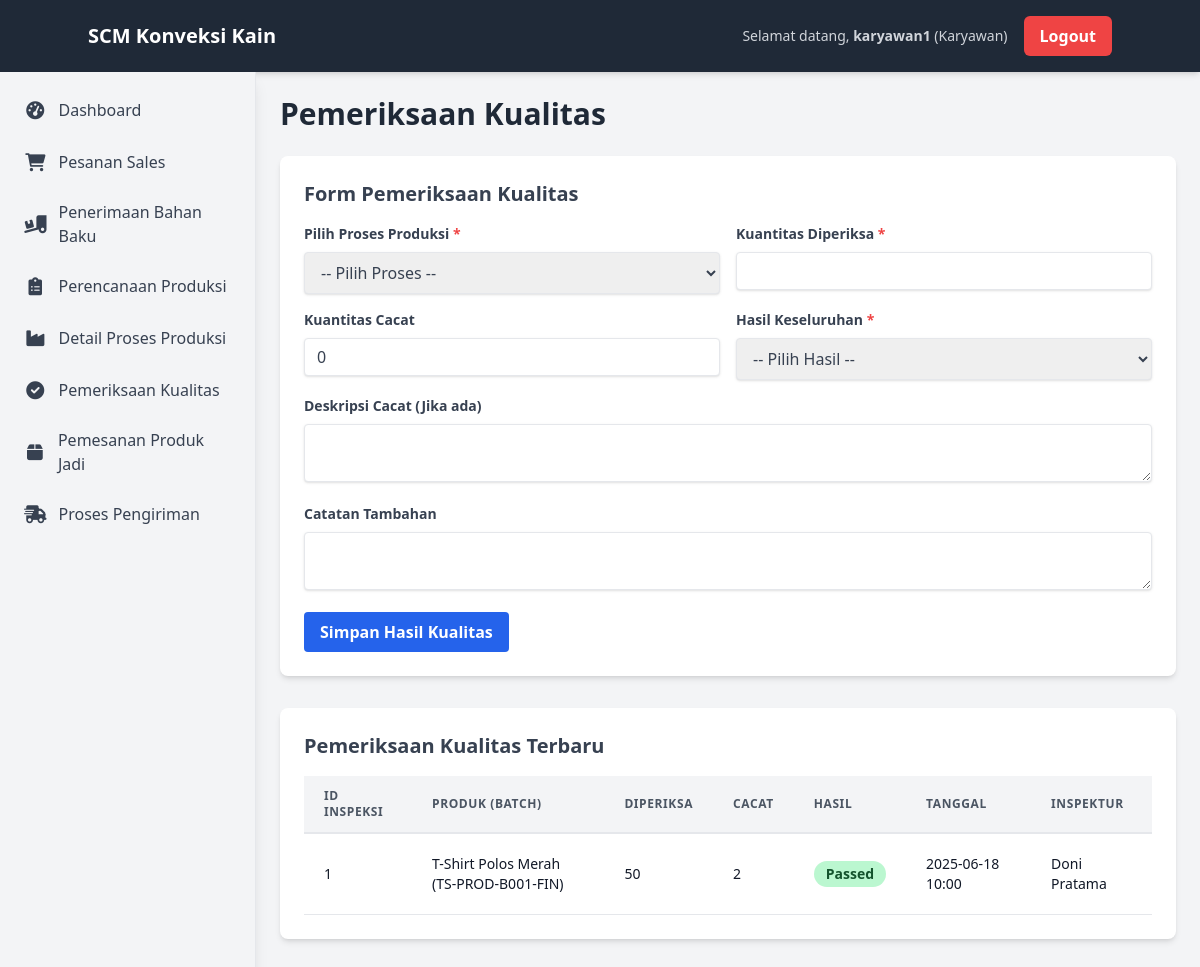
The app's page /pages/pemeriksaan-kualitas.php (signed in) with its own data.
### tables this page shows
CREATE TABLE `quality_inspections` (
  `inspection_id` int(11) NOT NULL,
  `process_id` int(11) NOT NULL,
  `inspection_date` datetime DEFAULT current_timestamp(),
  `inspector_id` int(11) DEFAULT NULL,
  `quantity_inspected` int(11) NOT NULL,
  `quantity_defective` int(11) DEFAULT 0,
  `defect_description` text DEFAULT NULL,
  `overall_result` enum('Passed','Failed','Rework Required') NOT NULL,
  `notes` text DEFAULT NULL,
  `created_at` timestamp NOT NULL DEFAULT current_timestamp(),
  `updated_at` timestamp NOT NULL DEFAULT current_timestamp() ON UPDATE current_timestamp()
);

CREATE TABLE `products` (
  `product_id` int(11) NOT NULL,
  `product_name` varchar(255) NOT NULL,
  `sku` varchar(100) DEFAULT NULL,
  `description` text DEFAULT NULL,
  `unit_of_measure` varchar(50) DEFAULT 'Pcs',
  `stock_qty` int(11) DEFAULT 0,
  `price` decimal(10,2) DEFAULT 0.00,
  `created_at` timestamp NOT NULL DEFAULT current_timestamp(),
  `updated_at` timestamp NOT NULL DEFAULT current_timestamp() ON UPDATE current_timestamp()
);

CREATE TABLE `production_processes` (
  `process_id` int(11) NOT NULL,
  `plan_id` int(11) DEFAULT NULL,
  `product_id` int(11) NOT NULL,
  `batch_id` varchar(100) DEFAULT NULL,
  `quantity_in_process` int(11) NOT NULL,
  `current_stage` enum('Cutting','Sewing','Finishing','Quality Control','Packaging','Completed') NOT NULL,
  `start_time` datetime DEFAULT current_timestamp(),
  `end_time` datetime DEFAULT NULL,
  `assigned_to` int(11) DEFAULT NULL,
  `status` enum('Ongoing','On Hold','Finished','Aborted') NOT NULL DEFAULT 'Ongoing',
  `created_at` timestamp NOT NULL DEFAULT current_timestamp(),
  `updated_at` timestamp NOT NULL DEFAULT current_timestamp() ON UPDATE current_timestamp()
);

CREATE TABLE `users` (
  `user_id` int(11) NOT NULL,
  `username` varchar(50) NOT NULL,
  `password_hash` varchar(255) NOT NULL,
  `full_name` varchar(100) NOT NULL,
  `email` varchar(100) DEFAULT NULL,
  `role` enum('manager','karyawan') NOT NULL DEFAULT 'karyawan',
  `is_active` tinyint(1) DEFAULT 1,
  `created_at` timestamp NOT NULL DEFAULT current_timestamp(),
  `updated_at` timestamp NOT NULL DEFAULT current_timestamp() ON UPDATE current_timestamp()
);

### pages/pemeriksaan-kualitas.php (the view, shortened to what this page needs)
<?php
require_once '../config/database.php';
$latest_inspections = [];
$sql_latest_inspections = "SELECT qi.*, pp.batch_id, p.product_name, u.full_name as inspector_name
                          FROM quality_inspections qi
                          JOIN production_processes pp ON qi.process_id = pp.process_id
                          JOIN products p ON pp.product_id = p.product_id
                          LEFT JOIN users u ON qi.inspector_id = u.user_id
                          ORDER BY qi.inspection_date DESC
                          LIMIT 10";
$result_latest = $conn->query($sql_latest_inspections);
if ($result_latest) {
    while ($row = $result_latest->fetch_assoc()) { $latest_inspections[] = $row; }
}
?>
<!DOCTYPE html>
<html lang="en">
<head>
    <script src="https://cdn.tailwindcss.com"></script>
    <link rel="stylesheet" href="https://cdnjs.cloudflare.com/ajax/libs/font-awesome/6.0.0-beta3/css/all.min.css">
</head>
<body class="bg-gray-100">
    <?php include '../includes/header.php'; ?>
    <div class="flex">
        <?php include '../includes/sidebar.php'; ?>
        <div class="flex-1 p-6">
            <div class="container mx-auto">
                <h1 class="text-3xl font-bold text-gray-800 mb-6">Pemeriksaan Kualitas</h1>
                <div class="bg-white p-6 rounded-lg shadow-md mb-8">
                    <h2 class="text-xl font-semibold text-gray-700 mb-4">Form Pemeriksaan Kualitas</h2>
                    <form method="POST">
                        <div class="grid grid-cols-1 md:grid-cols-2 gap-4 mb-4">
                            <div>
                                <label for="process_id" class="block text-gray-700 text-sm font-bold mb-2">Pilih Proses Produksi <span class="text-red-500">*</span></label>
                                <select class="shadow border rounded w-full py-2 px-3 text-gray-700 leading-tight focus:outline-none focus:shadow-outline" id="process_id" name="process_id" required>
                                    <option value="">-- Pilih Proses --</option>
                                </select>
                            </div>
                            <div>
                                <label for="quantity_inspected" class="block text-gray-700 text-sm font-bold mb-2">Kuantitas Diperiksa <span class="text-red-500">*</span></label>
                                <input type="number" class="shadow appearance-none border rounded w-full py-2 px-3 text-gray-700 leading-tight focus:outline-none focus:shadow-outline" id="quantity_inspected" name="quantity_inspected" min="1" required>
                            </div>
                            <div>
                                <label for="quantity_defective" class="block text-gray-700 text-sm font-bold mb-2">Kuantitas Cacat</label>
                                <input type="number" class="shadow appearance-none border rounded w-full py-2 px-3 text-gray-700 leading-tight focus:outline-none focus:shadow-outline" id="quantity_defective" name="quantity_defective" min="0" value="0">
                            </div>
                            <div>
                                <label for="overall_result" class="block text-gray-700 text-sm font-bold mb-2">Hasil Keseluruhan <span class="text-red-500">*</span></label>
                                <select class="shadow border rounded w-full py-2 px-3 text-gray-700 leading-tight focus:outline-none focus:shadow-outline" id="overall_result" name="overall_result" required>
                                    <option value="">-- Pilih Hasil --</option>
                                </select>
                            </div>
                            <div class="md:col-span-2">
                                <label for="defect_description" class="block text-gray-700 text-sm font-bold mb-2">Deskripsi Cacat (Jika ada)</label>
                                <textarea class="shadow appearance-none border rounded w-full py-2 px-3 text-gray-700 leading-tight focus:outline-none focus:shadow-outline" id="defect_description" name="defect_description" rows="2"></textarea>
                            </div>
                            <div class="md:col-span-2">
                                <label for="notes" class="block text-gray-700 text-sm font-bold mb-2">Catatan Tambahan</label>
                                <textarea class="shadow appearance-none border rounded w-full py-2 px-3 text-gray-700 leading-tight focus:outline-none focus:shadow-outline" id="notes" name="notes" rows="2"></textarea>
                            </div>
                        </div>
                        <button type="submit" class="bg-blue-600 hover:bg-blue-700 text-white font-bold py-2 px-4 rounded focus:outline-none focus:shadow-outline">
                            Simpan Hasil Kualitas
                        </button>
                    </form>
                </div>
                <div class="bg-white p-6 rounded-lg shadow-md">
                    <h2 class="text-xl font-semibold text-gray-700 mb-4">Pemeriksaan Kualitas Terbaru</h2>
                    <div class="overflow-x-auto">
                        <table class="min-w-full leading-normal">
                            <thead>
                                <tr>
                                    <th class="px-5 py-3 border-b-2 border-gray-200 bg-gray-100 text-left text-xs font-semibold text-gray-600 uppercase tracking-wider">ID Inspeksi</th>
                                    <th class="px-5 py-3 border-b-2 border-gray-200 bg-gray-100 text-left text-xs font-semibold text-gray-600 uppercase tracking-wider">Produk (Batch)</th>
                                    <th class="px-5 py-3 border-b-2 border-gray-200 bg-gray-100 text-left text-xs font-semibold text-gray-600 uppercase tracking-wider">Diperiksa</th>
                                    <th class="px-5 py-3 border-b-2 border-gray-200 bg-gray-100 text-left text-xs font-semibold text-gray-600 uppercase tracking-wider">Cacat</th>
                                    <th class="px-5 py-3 border-b-2 border-gray-200 bg-gray-100 text-left text-xs font-semibold text-gray-600 uppercase tracking-wider">Hasil</th>
                                    <th class="px-5 py-3 border-b-2 border-gray-200 bg-gray-100 text-left text-xs font-semibold text-gray-600 uppercase tracking-wider">Tanggal</th>
                                    <th class="px-5 py-3 border-b-2 border-gray-200 bg-gray-100 text-left text-xs font-semibold text-gray-600 uppercase tracking-wider">Inspektur</th>
                                </tr>
                            </thead>
                            <tbody>
                                <?php if (!empty($latest_inspections)): ?>
                                    <?php foreach ($latest_inspections as $inspection): ?>
                                        <tr>
                                            <td class="px-5 py-5 border-b border-gray-200 bg-white text-sm"><p class="text-gray-900 whitespace-no-wrap"><?php echo htmlspecialchars($inspection['inspection_id']); ?></p></td>
                                            <td class="px-5 py-5 border-b border-gray-200 bg-white text-sm"><p class="text-gray-900 whitespace-no-wrap"><?php echo htmlspecialchars($inspection['product_name']); ?> (<?php echo htmlspecialchars($inspection['batch_id'] ?? '-'); ?>)</p></td>
                                            <td class="px-5 py-5 border-b border-gray-200 bg-white text-sm"><p class="text-gray-900 whitespace-no-wrap"><?php echo htmlspecialchars($inspection['quantity_inspected']); ?></p></td>
                                            <td class="px-5 py-5 border-b border-gray-200 bg-white text-sm"><p class="text-gray-900 whitespace-no-wrap"><?php echo htmlspecialchars($inspection['quantity_defective']); ?></p></td>
                                            <td class="px-5 py-5 border-b border-gray-200 bg-white text-sm">
                                                <span class="relative inline-block px-3 py-1 font-semibold leading-tight <?php
                                                    switch ($inspection['overall_result']) {
                                                        case 'Passed': echo 'text-green-900 bg-green-200'; break;
                                                    }
                                                ?> rounded-full">
                                                    <?php echo htmlspecialchars($inspection['overall_result']); ?>
                                                </span>
                                            </td>
                                            <td class="px-5 py-5 border-b border-gray-200 bg-white text-sm"><p class="text-gray-900 whitespace-no-wrap"><?php echo htmlspecialchars(date('Y-m-d H:i', strtotime($inspection['inspection_date']))); ?></p></td>
                                            <td class="px-5 py-5 border-b border-gray-200 bg-white text-sm"><p class="text-gray-900 whitespace-no-wrap"><?php echo htmlspecialchars($inspection['inspector_name'] ?? 'N/A'); ?></p></td>
                                        </tr>
                                    <?php endforeach; ?>
                                <?php else: ?>
                                    <tr><td colspan="7" class="px-5 py-5 border-b border-gray-200 bg-white text-sm text-center">Belum ada data pemeriksaan kualitas.</td></tr>
                                <?php endif; ?>
                            </tbody>
                        </table>
                    </div>
                </div>
            </div>
        </div>
    </div>
</body>
</html>

### records on screen
quality_inspections: inspection_id "1", products.product_name "T-Shirt Polos Merah", process.batch_id "TS-PROD-B001-FIN", quantity_inspected "50", quantity_defective "2", overall_result "Passed", inspection_date "2025-06-18 10:00", inspector.full_name "Doni Pratama"

### other values on screen
$_SESSION['username'] "karyawan1"
$current_role "Karyawan"
